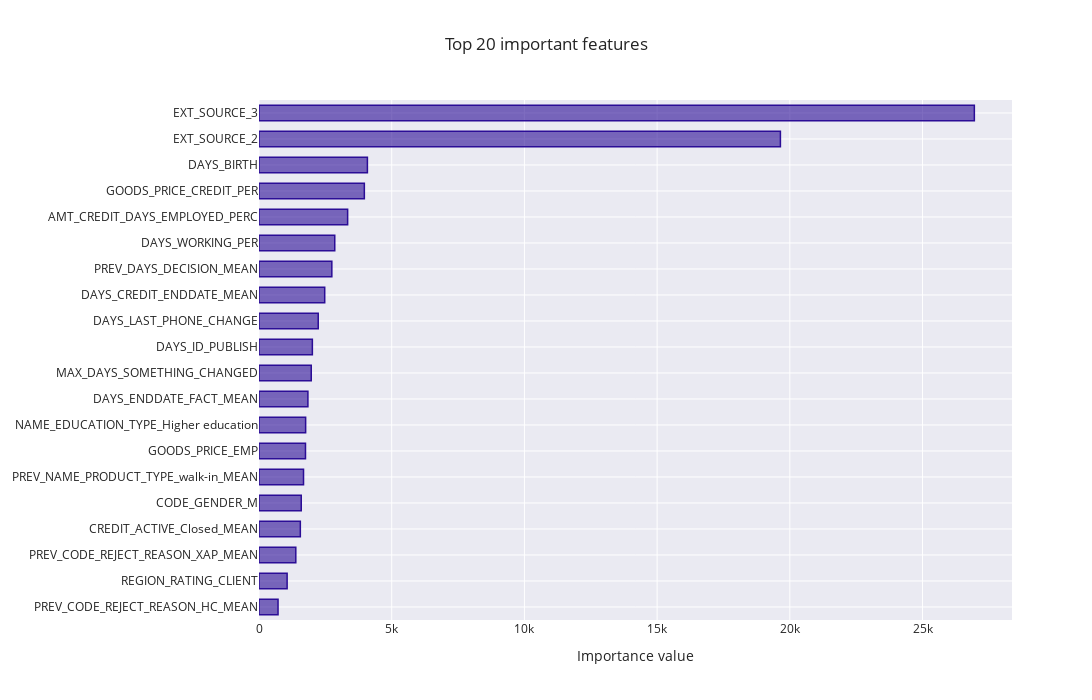

Write notebook code for a chart like this one.
### Markdown cell above
## LGBM

### Code cell
# fit model on train
LGBM.fit(train, train_true)

# evaluate
evaluate_estimator(LGBM,
                   train,
                   train_true,
                   test,
                   test_true,
                   SCORER,
                   cost,
                   cv)

# Distribution of prediction probabilities versus classes
train_predicted_probas = LGBM.predict_proba(train)
proba_distributions(train_true,train_predicted_probas)

# Distribution of prediction probabilities versus classes
test_predicted_probas = LGBM.predict_proba(test)
proba_distributions(test_true,test_predicted_probas)

# Feature importance
feature_importance_plot(LGBM[-1].feature_importances_,train)

### Figure 1 — Plotly figure (JSON) as saved in the notebook; plotly's stock layout.template omitted (floating-point values rounded to 4 significant figures)
{"data": [{"marker": {"color": "rgba(43, 13, 150, 0.6)", "line": {"color": "rgba(43, 13, 150, 1.0)", "width": 1.5}}, "orientation": "h", "type": "bar", "x": [717.5, 1060.0, 1386.0, 1557.0, 1592.0, 1677.0, 1752.0, 1757.0, 1843.0, 1968.0, 2011.0, 2232.0, 2476.0, 2744.0, 2854.0, 3340.0, 3969.0, 4084.0, 19640.0, 26950.0], "y": ["PREV_CODE_REJECT_REASON_HC_MEAN", "REGION_RATING_CLIENT", "PREV_CODE_REJECT_REASON_XAP_MEAN", "CREDIT_ACTIVE_Closed_MEAN", "CODE_GENDER_M", "PREV_NAME_PRODUCT_TYPE_walk-in_MEAN", "GOODS_PRICE_EMP", "NAME_EDUCATION_TYPE_Higher education", "DAYS_ENDDATE_FACT_MEAN", "MAX_DAYS_SOMETHING_CHANGED", "DAYS_ID_PUBLISH", "DAYS_LAST_PHONE_CHANGE", "DAYS_CREDIT_ENDDATE_MEAN", "PREV_DAYS_DECISION_MEAN", "DAYS_WORKING_PER", "AMT_CREDIT_DAYS_EMPLOYED_PERC", "GOODS_PRICE_CREDIT_PER", "DAYS_BIRTH", "EXT_SOURCE_2", "EXT_SOURCE_3"]}], "layout": {"autosize": false, "bargap": 0.4, "height": 700, "title": {"text": "Top 20 important features"}, "width": 1300, "xaxis": {"autorange": true, "range": [0, 28370.0], "title": {"text": "Importance value"}, "type": "linear"}, "yaxis": {"automargin": true, "autorange": true, "range": [-0.5, 19.5], "type": "category"}}}
